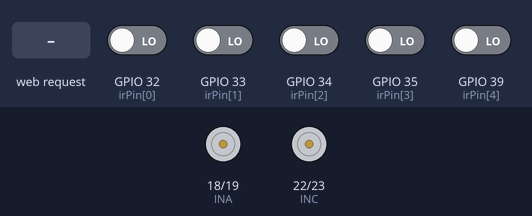
Recording of a sketch running on a simulated ESP32. Shown: motor-driver pin pairs drawn as motors (green arrow = first pin HIGH = forward, orange = second pin HIGH = backward, longer = more drive). The test bench sets the inputs (shaded band); at power-on: GPIO 32 (irPin[0]), GPIO 33 (irPin[1]), GPIO 34 (irPin[2]), GPIO 35 (irPin[3]), GPIO 39 (irPin[4]) LOW. What the sketch prints to the serial monitor is not drawn.

Above: at 1.2 s.
1.3 s: HTTP request GET /manual?c=B received
At 1.9 s:
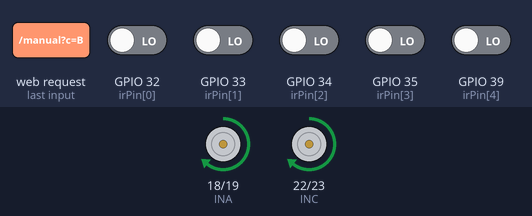
2.8 s: HTTP request GET /manual?c=F received
At 3.1 s:
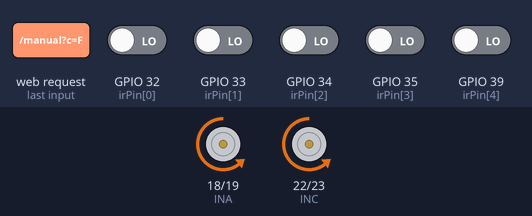
4.3 s: HTTP request GET /manual?c=R received
At 5.4 s:
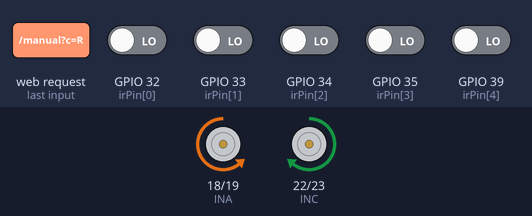
5.8 s: HTTP request GET /manual?c=L received
At 6.5 s:
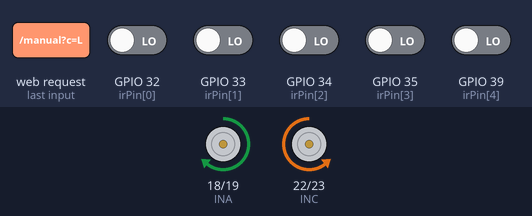
Timing chart, 0 to 8.3 s (numbered marks = the images above; inputs shaded):
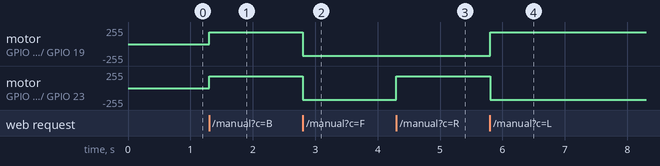

Measured:
- after the input at 1.3 s, motor on GPIO 18 (INA) / GPIO 19 (INB), motor on GPIO 22 (INC) / GPIO 23 (IND): stopped → forward 179/255 at once
- after the input at 2.8 s, motor on GPIO 18 (INA) / GPIO 19 (INB), motor on GPIO 22 (INC) / GPIO 23 (IND): forward 179/255 → backward 179/255 at once
- after the input at 4.3 s, motor on GPIO 22 (INC) / GPIO 23 (IND): backward 179/255 → forward 179/255 at once
- after the input at 5.8 s, motor on GPIO 18 (INA) / GPIO 19 (INB): backward 179/255 → forward 179/255 at once; motor on GPIO 22 (INC) / GPIO 23 (IND): forward 179/255 → backward 179/255 at once

The sketch:

line_follower.ino
```cpp
/*
 * ESP32 4WD Line Follower + Manual Control (5-Array IR Version)
 * -----------------------------------------------------------
 * Motor driver: L298N board (Direct PWM on INA/INB/INC/IND)
 * Sensor: 5-channel IR array (digital out)
 * WiFi AP: LineBot_ESP32 / 12345678 -> http://192.168.4.1
 * Requires ESP32 Arduino core 3.x
 */

#include <WiFi.h>
#include <WebServer.h>

/* ================= WIFI ================= */
const char* AP_SSID = "LineBot_ESP32";
const char* AP_PASS = "12345678";
WebServer server(80);

/* ============== 5-CHANNEL IR SENSOR PINS (Left -> Right) ============== */
const int irPin[5] = {32, 33, 34, 35, 39};
int irVal[5];

/* Black line on white floor -> true ; White line on black floor -> false */
bool BLACK_LINE = true;

/* ============== MOTOR DRIVER PINS ============== */
#define INA 18   // Left  forward
#define INB 19   // Left  backward
#define INC 22   // Right forward
#define IND 23   // Right backward

#define PWM_FREQ 5000
#define PWM_RES  8      // 0-255

/* If one side spins the wrong way, flip its flag to true */
bool INVERT_LEFT  = false;
bool INVERT_RIGHT = false;

/* ============== CONTROL VARIABLES ============== */
String mode = "STOP";          // LINE / MANUAL / STOP
String manualCmd = "S";        // F B L R S
int baseSpeed   = 150;
int manualSpeed = 180;

// PID constants tuned for 5-channel array
float Kp = 35.0, Ki = 0.0, Kd = 20.0;
float lastError = 0, integral = 0;
float lastKnownError = 0;

/* ================= MOTOR HELPERS ================= */
void leftMotor(int spd) {
  spd = constrain(spd, -255, 255);
  if (INVERT_LEFT) spd = -spd;
  if (spd >= 0) { ledcWrite(INA, spd);   ledcWrite(INB, 0); }
  else          { ledcWrite(INA, 0);     ledcWrite(INB, -spd); }
}

void rightMotor(int spd) {
  spd = constrain(spd, -255, 255);
  if (INVERT_RIGHT) spd = -spd;
  if (spd >= 0) { ledcWrite(INC, spd);   ledcWrite(IND, 0); }
  else          { ledcWrite(INC, 0);     ledcWrite(IND, -spd); }
}

void driveStop() {
  leftMotor(0);
  rightMotor(0);
}

/* ================= SENSOR READ (5-ARRAY) ================= */
// S1: -4 (far left), S2: -2 (mid left), S3: 0 (center), S4: +2 (mid right), S5: +4 (far right)
const float weight[5] = {-4.0, -2.0, 0.0, 2.0, 4.0};

bool readSensors(float &error) {
  float sum = 0;
  int count = 0;
  for (int i = 0; i < 5; i++) {
    int raw = digitalRead(irPin[i]);
    // Most modules output LOW on black line
    irVal[i] = BLACK_LINE ? (raw == LOW ? 1 : 0) : (raw == HIGH ? 1 : 0);
    if (irVal[i]) {
      sum += weight[i];
      count++;
    }
  }
  if (count == 0) return false; // Line lost
  error = sum / count;
  return true;
}

/* ================= LINE FOLLOW ================= */
void lineFollow() {
  float error;
  if (!readSensors(error)) {
    // Line lost: spin back in direction of last known position
    int s = baseSpeed * 0.8;
    if (lastKnownError < 0) { leftMotor(s); rightMotor(-s); }
    else                    { leftMotor(-s);  rightMotor(s); }
    return;
  }
  lastKnownError = error;

  integral += error;
  integral = constrain(integral, -50, 50);
  float derivative = error - lastError;
  float correction = Kp * error + Ki * integral + Kd * derivative;
  lastError = error;

  leftMotor(-baseSpeed - correction);
  rightMotor(-baseSpeed + correction);
}

/* ================= MANUAL DRIVE ================= */
void manualDrive() {
  int s = manualSpeed;
  if      (manualCmd == "B") { leftMotor(s);  rightMotor(s);  }
  else if (manualCmd == "F") { leftMotor(-s); rightMotor(-s); }
  else if (manualCmd == "R") { leftMotor(-s); rightMotor(s);  }
  else if (manualCmd == "L") { leftMotor(s);  rightMotor(-s); }
  else driveStop();
}

/* ================= WEB PAGE ================= */
const char PAGE[] PROGMEM = R"HTML(
<!DOCTYPE html><html><head><meta charset="utf-8">
<meta name="viewport" content="width=device-width,initial-scale=1,user-scalable=no">
<title>ESP32 LineBot (5-Array)</title>
<style>
 *{box-sizing:border-box;-webkit-tap-highlight-color:transparent}
 body{margin:0;font-family:system-ui,Arial;background:#101418;color:#e8eef2}
 header{padding:14px;text-align:center;background:#161d24;font-weight:600;letter-spacing:1px}
 .tabs{display:flex}
 .tab{flex:1;padding:14px;text-align:center;background:#1b242d;cursor:pointer;font-weight:600}
 .tab.on{background:#0aa06e;color:#fff}
 .panel{display:none;padding:18px}
 .panel.on{display:block}
 button{border:0;border-radius:14px;font-size:17px;font-weight:700;color:#fff;padding:18px;width:100%}
 .go{background:#0aa06e}.stop{background:#d0342c}.dir{background:#2b6cb0;height:78px}
 .pad{display:grid;grid-template-columns:repeat(3,1fr);gap:10px;max-width:340px;margin:auto}
 .sp{margin:18px 0}
 input[type=range]{width:100%}
 .sens{display:flex;gap:10px;justify-content:center;margin-top:16px}
 .dot{width:32px;height:32px;border-radius:8px;background:#2a3540}
 .dot.hit{background:#0aa06e}
 .st{text-align:center;margin-top:12px;font-size:14px;color:#8fa3b0}
</style></head><body>
<header>ESP32 4WD LINE BOT (5-ARRAY)</header>
<div class="tabs">
  <div class="tab on" id="t1" onclick="tab(1)">LINE FOLLOW</div>
  <div class="tab" id="t2" onclick="tab(2)">MANUAL</div>
</div>

<div class="panel on" id="p1">
  <button class="go" onclick="send('/mode?m=LINE')">START LINE FOLLOWING</button>
  <div class="sp"></div>
  <button class="stop" onclick="send('/mode?m=STOP')">STOP</button>
  <div class="sp">Base Speed: <b id="bsv">150</b>
    <input type="range" min="60" max="255" value="150" oninput="bsv.innerText=this.value" onchange="send('/set?base='+this.value)">
  </div>
  <div class="sp">Kp: <b id="kpv">35</b>
    <input type="range" min="0" max="100" value="35" oninput="kpv.innerText=this.value" onchange="send('/set?kp='+this.value)">
  </div>
  <div class="sp">Kd: <b id="kdv">20</b>
    <input type="range" min="0" max="100" value="20" oninput="kdv.innerText=this.value" onchange="send('/set?kd='+this.value)">
  </div>
  <div class="sens" id="sens"></div>
  <div class="st" id="st">mode: --</div>
</div>

<div class="panel" id="p2">
  <div class="pad">
    <div></div>
    <button class="dir" onmousedown="mv('F')" ontouchstart="mv('F')" onmouseup="mv('S')" ontouchend="mv('S')">&#9650;</button>
    <div></div>
    <button class="dir" onmousedown="mv('L')" ontouchstart="mv('L')" onmouseup="mv('S')" ontouchend="mv('S')">&#9664;</button>
    <button class="stop" style="height:78px" onclick="mv('S')">&#9632;</button>
    <button class="dir" onmousedown="mv('R')" ontouchstart="mv('R')" onmouseup="mv('S')" ontouchend="mv('S')">&#9654;</button>
    <div></div>
    <button class="dir" onmousedown="mv('B')" ontouchstart="mv('B')" onmouseup="mv('S')" ontouchend="mv('S')">&#9660;</button>
    <div></div>
  </div>
  <div class="sp">Manual Speed: <b id="msv">180</b>
    <input type="range" min="60" max="255" value="180" oninput="msv.innerText=this.value" onchange="send('/set?man='+this.value)">
  </div>
</div>

<script>
let box=document.getElementById('sens');
// Generates exactly 5 visual sensor dots
for(let i=0;i<5;i++){let d=document.createElement('div');d.className='dot';d.id='d'+i;box.appendChild(d);}
function tab(n){
  t1.className='tab'+(n==1?' on':'');t2.className='tab'+(n==2?' on':'');
  p1.className='panel'+(n==1?' on':'');p2.className='panel'+(n==2?' on':'');
  send('/mode?m='+(n==1?'STOP':'MANUAL'));
}
function send(u){fetch(u);}
function mv(c){fetch('/manual?c='+c);}
document.addEventListener('keydown',e=>{const k={ArrowUp:'F',ArrowDown:'B',ArrowLeft:'L',ArrowRight:'R'}[e.key];if(k)mv(k);});
document.addEventListener('keyup',e=>{if(e.key.startsWith('Arrow'))mv('S');});
setInterval(()=>{fetch('/status').then(r=>r.json()).then(j=>{
  for(let i=0;i<5;i++)document.getElementById('d'+i).className='dot'+(j.s[i]?' hit':'');
  st.innerText='mode: '+j.mode;
});},200);
</script></body></html>
)HTML";

/* ================= HANDLERS ================= */
void handleRoot() { server.send_P(200, "text/html", PAGE); }

void handleMode() {
  mode = server.arg("m");
  integral = 0; lastError = 0;
  if (mode != "LINE" && mode != "MANUAL") { mode = "STOP"; driveStop(); }
  server.send(200, "text/plain", "ok");
}

void handleManual() {
  manualCmd = server.arg("c");
  mode = "MANUAL";
  server.send(200, "text/plain", "ok");
}

void handleSet() {
  if (server.hasArg("base")) baseSpeed   = server.arg("base").toInt();
  if (server.hasArg("man"))  manualSpeed = server.arg("man").toInt();
  if (server.hasArg("kp"))   Kp = server.arg("kp").toFloat();
  if (server.hasArg("kd"))   Kd = server.arg("kd").toFloat();
  server.send(200, "text/plain", "ok");
}

void handleStatus() {
  String j = "{\"mode\":\"" + mode + "\",\"s\":[";
  for (int i = 0; i < 5; i++) {
    j += String(irVal[i]);
    if (i < 4) j += ",";
  }
  j += "]}";
  server.send(200, "application/json", j);
}

/* ================= SETUP ================= */
void setup() {
  Serial.begin(115200);

  // Configure 5 IR pins as inputs
  for (int i = 0; i < 5; i++) pinMode(irPin[i], INPUT);

  // Core 3.x PWM configuration
  ledcAttach(INA, PWM_FREQ, PWM_RES);
  ledcAttach(INB, PWM_FREQ, PWM_RES);
  ledcAttach(INC, PWM_FREQ, PWM_RES);
  ledcAttach(IND, PWM_FREQ, PWM_RES);
  driveStop();

  WiFi.softAP(AP_SSID, AP_PASS);
  Serial.print("Access Point started! IP: ");
  Serial.println(WiFi.softAPIP()); // 192.168.4.1

  server.on("/", handleRoot);
  server.on("/mode", handleMode);
  server.on("/manual", handleManual);
  server.on("/set", handleSet);
  server.on("/status", handleStatus);
  server.begin();
}

/* ================= LOOP ================= */
void loop() {
  server.handleClient();

  if (mode == "LINE")        lineFollow();
  else if (mode == "MANUAL") manualDrive();
  else {
    float e;
    readSensors(e); // Updates live UI dots while robot is stopped
    driveStop();
  }
}
```
